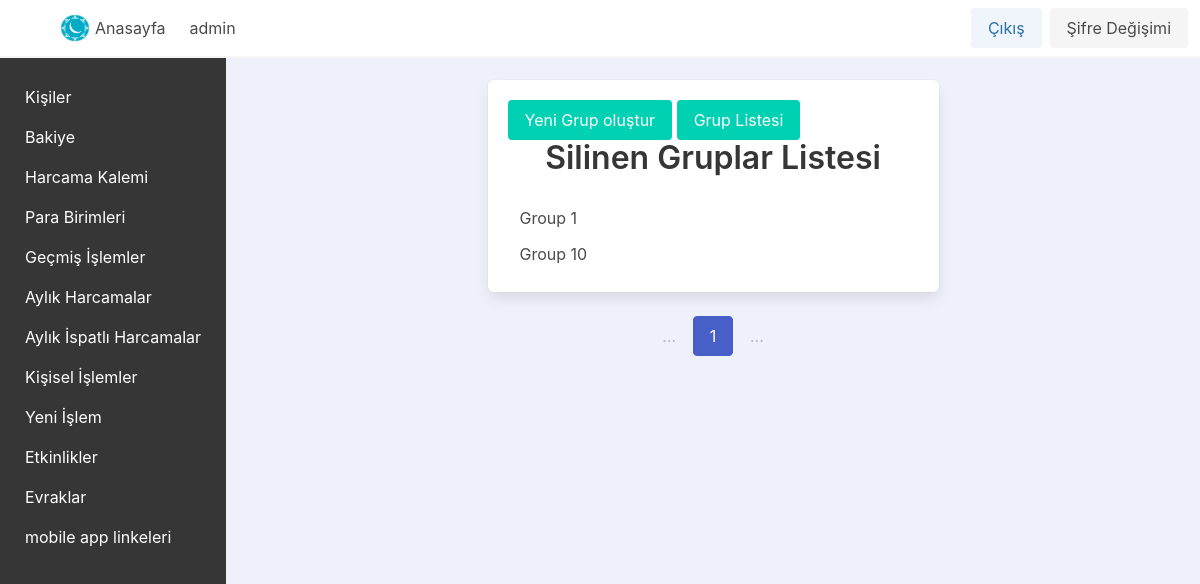
Before: /grouplistmasked/ (signed in) with the older database file.
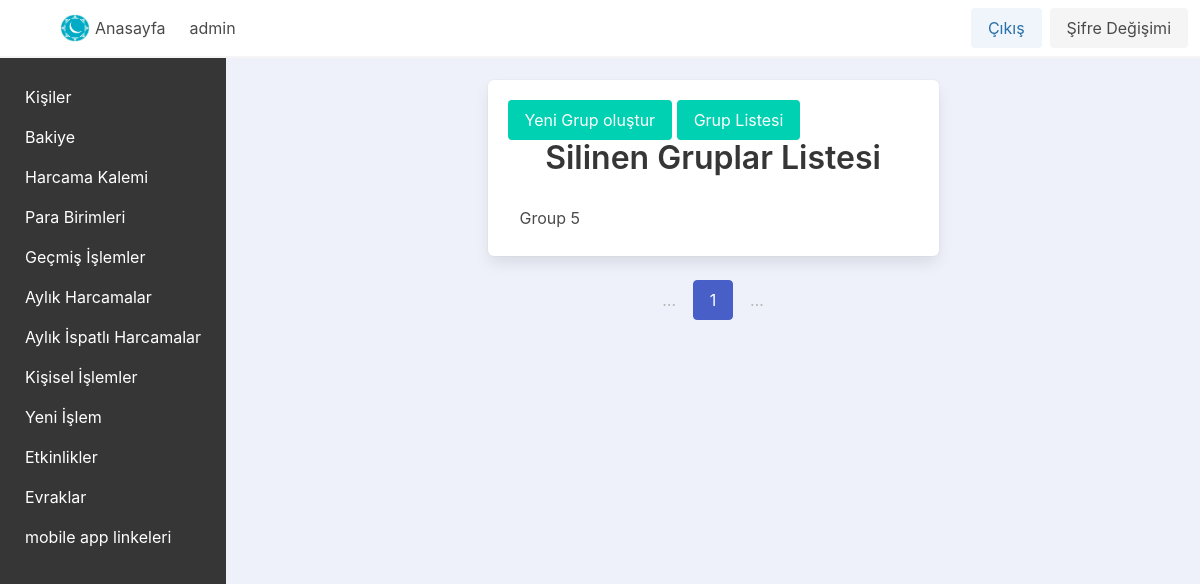
After: the same page with the newer database file.
### app_base/models.py (models this page shows, shortened)
class BaseModelSoftDelete(models.Model):
    is_active = models.BooleanField(_("active"), default=True)
    objects = ActiveObjectsManager()  # Active objects manager
    all_objects = AllObjectsManager()  # Custom manager including soft-deleted items
    class Meta:
        abstract = True

class MuGroup(Group, BaseModelSoftDelete):
    creation_date = models.DateTimeField(auto_now_add=True)
    is_active = models.BooleanField(_("active"), default=True)
    objects = ActiveObjectsManager()

### app_base/views/groups_view.py (the view)
# urls.py: path("grouplistmasked/", views.grouplistmasked_view, name="grouplistmasked_view_name"),
@login_required
def grouplistmasked_view(request):
    groups = MuGroup.all_objects.get_deleted()  # silinenler
    per_page = 10  # You can adjust this as needed
    paginator = Paginator(groups, per_page)
    page_number = request.GET.get("page")
    page = paginator.get_page(page_number)
    return render(request, "app_base/groups/grouplistmasked.html", {"page": page})

### app_base/models.py (called while the page is built)
    def get_queryset(self):
        return super().get_queryset()

    def get_deleted(self):
        return self.get_queryset().filter(is_active=False)

    def get_queryset(self):
        return super().get_queryset().filter(is_active=True)

### app_base/templates/app_base/groups/grouplistmasked.html (shortened to what this page needs)
{% extends "base.html" %}
{% block content %}
    <div class="column is-half m-auto">
        <div class="box">
            <a class="button is-primary" href="{% url 'groupcreate_view_name' %}">Yeni Grup oluştur</a>
            <a class="button is-primary" href="{% url 'grouplist_view_name' %}">Grup Listesi</a>
            <h1 class="title has-text-centered">Silinen Gruplar Listesi</h1>
            <ul class="menu-list">
                {% for group in page %}
                    <li>
                        <a href="{% url 'groupdetail_view_name' group.id %}">{{ group.name }}</a>
                    </li>
                {% empty %}
                    <li>Kayıtlı grup yok.</li>
                {% endfor %}
            </ul>
        </div>
        <div class="pagination is-centered" role="navigation">
            <ul class="pagination-list">
                <li>
                    <span class="pagination-ellipsis">…</span>
                </li>
                <li>
                    <span class="pagination-link is-current">{{ page.number }}</span>
                </li>
                <li>
                    <span class="pagination-ellipsis">…</span>
                </li>
            </ul>
        </div>
    </div>
{% endblock content %}

Changed rows visible on the page:
no longer on this page (row edited): MuGroup: name "Group 1"
no longer on this page (row edited): MuGroup: name "Group 10"
now on this page (row edited): MuGroup: name "Group 5"
